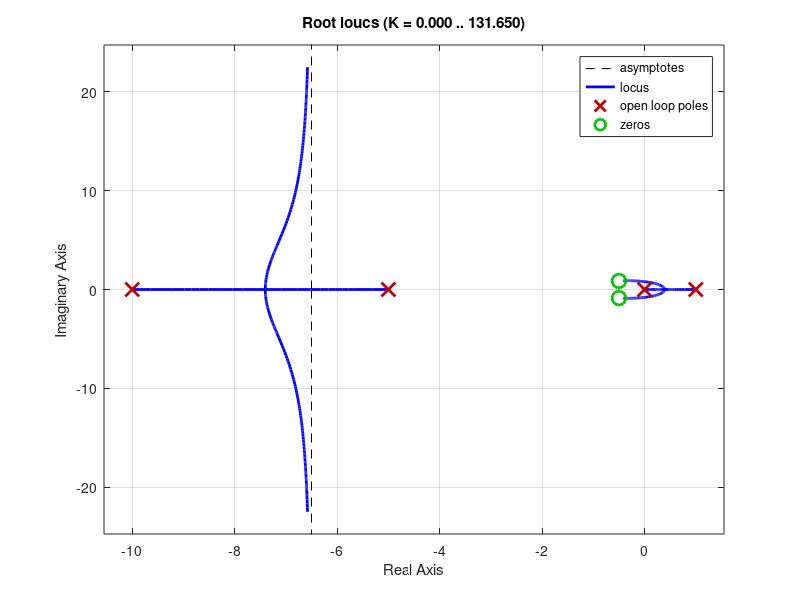

Write the MATLAB code that produced this figure.
close all;
clear; clc;
Gp = series(tf([1 1 1],[1 0]), series(feedback(tf(2,[1 3]), 1), tf(-2,[-1 1])));
H = tf(1, [1 10]);
rlocus(Gp*H);